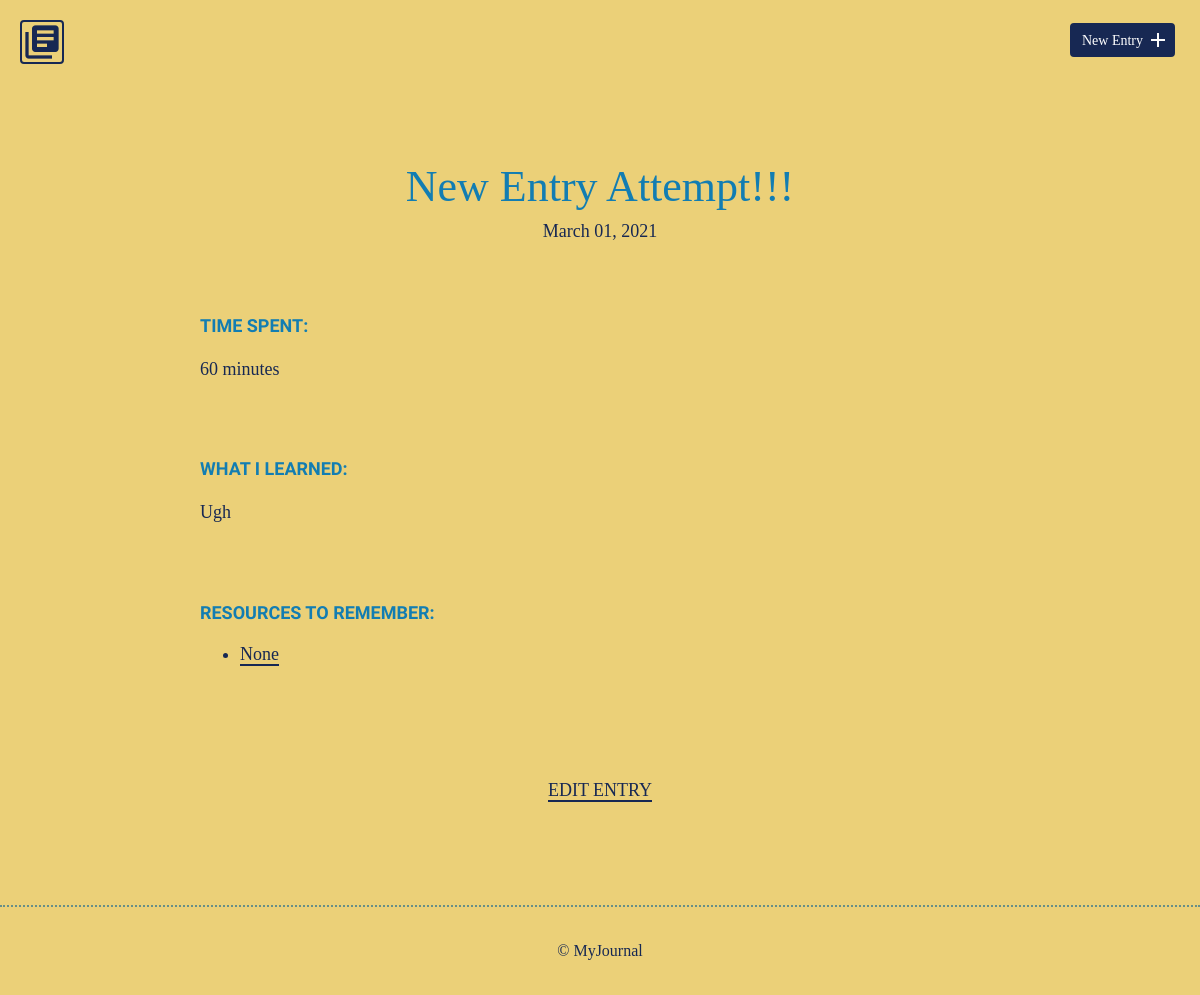
Page /detail.php?id=5 on the earlier database version.
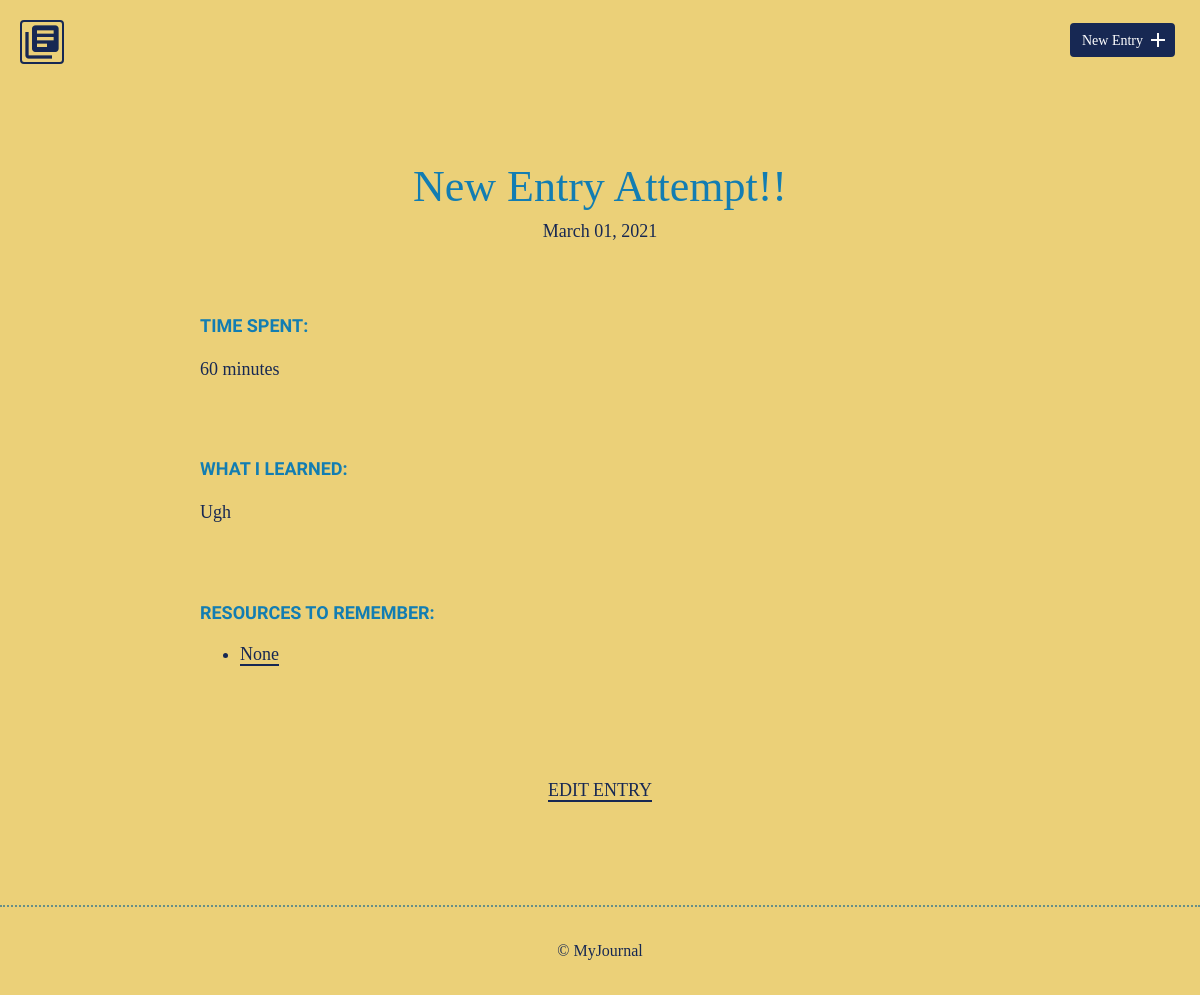
Same page on the later database version.
### tables this page shows
CREATE TABLE "entries" (
	"id"	INTEGER,
	"title"	TEXT,
	"date"	TEXT,
	"time_spent"	INTEGER,
	"learned"	BLOB,
	"resources"	BLOB,
	PRIMARY KEY("id")
);

### inc/functions.php (called while the page is built, shortened)
<?php
function journal_details($journal_id){
    include ('connection.php');
    $sql = 'SELECT * FROM entries WHERE id = ?';
    try{
        $results = $db->prepare($sql);
        $results->bindValue(1,$journal_id,PDO::PARAM_INT);
        $results->execute();
    } catch(Exception $e){
        echo "Error!: ".$e->getMessage();
        return false;
    }
    return $results->fetch();
}
?>

### detail.php (the view)
<?php
include('inc/connection.php');
include('inc/header.php');
include('inc/functions.php');
if(isset($_GET["id"])){
    $journal_id = filter_input(INPUT_GET, "id", FILTER_SANITIZE_NUMBER_INT);
    $item = journal_details($journal_id);
}
?>
<!DOCTYPE html>
<html>
    <body>
        <section>
            <div class="container">
                <div class="entry-list single">
                    <article>
                        <h1><?php echo $item["title"]; ?></h1>
                        <time datetime="<?php echo $item["date"]; ?>"><?php echo date('F d, Y', strtotime($item["date"])); ?></time>
                        <div class="entry">
                            <h3>Time Spent: </h3>
                            <p><?php echo $item["time_spent"]; ?></p>
                        </div>
                        <div class="entry">
                            <h3>What I Learned:</h3>
                            <p><?php echo $item["learned"]; ?></p>
                        </div>
                        <div class="entry">
                            <h3>Resources to Remember:</h3>
                            <ul>
                                <?php
                                if ($item["resources"] == null) {
                                    echo "No resources available.";
                                } else {
                                    $resources = explode(",", $item["resources"]);
                                    foreach ($resources as $resource) {
                                        echo "<li><a href=''>" . $resource . "</a></li>";
                                    }
                                }
                                ?>
                            </ul>
                        </div>
                    </article>
                </div>
            </div>
            <div class="edit">
                <?php
                echo "<p><a href='edit.php?id=" . $item["id"] . "'>Edit Entry</a></p>";
                ?>
            </div>
        </section>
    </body>
    <?php
      include('inc/footer.php');
      ?>
</html>

Differences in the rows shown:
changed entries "None": title "New Entry Attempt!!!" → "New Entry Attempt!!"
